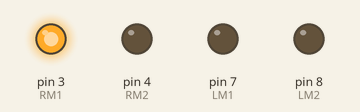
Bench run of a sketch on a simulated Arduino Uno, built with avr-gcc and run on an emulated ATmega328P. Shown: output pins drawn as LEDs (lit = HIGH).

Above: at 0.1 s.
Timing chart, 0 to 1.6 s (numbered marks = the images above):
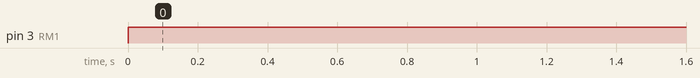

The sketch:

MOTOR_TEST.ino
```cpp
#define RM1 3
#define RM2 4
#define LM1 7
#define LM2 8

void setup() {
  // put your setup code here, to run once:
  pinMode(RM1,OUTPUT);
  pinMode(RM2,OUTPUT);
  pinMode(LM1,OUTPUT);
  pinMode(LM2,OUTPUT);
  Serial.begin(9600);
}

void loop() {
  // put your main code here, to run repeatedly:
  digitalWrite(RM2,LOW);
  digitalWrite(RM1,HIGH);

}
```

Measured:
- by itself, pin 3 (RM1): LOW → HIGH at 0.00 s
